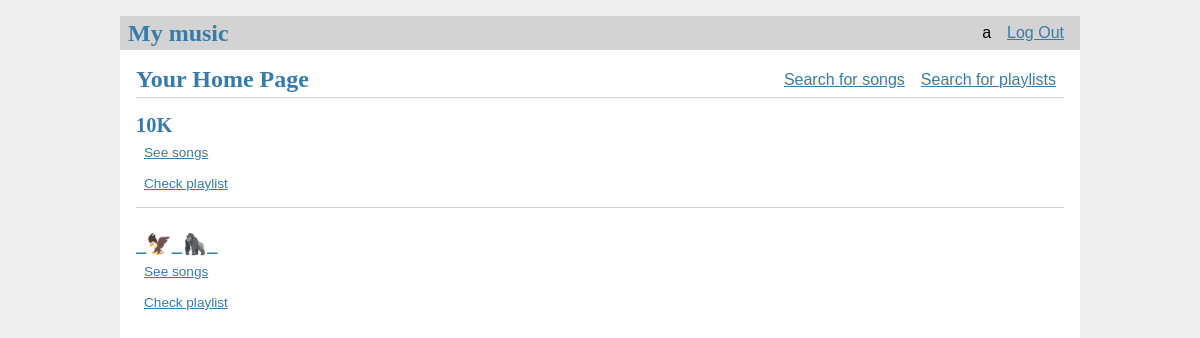
Page / (signed in) on the earlier database version.
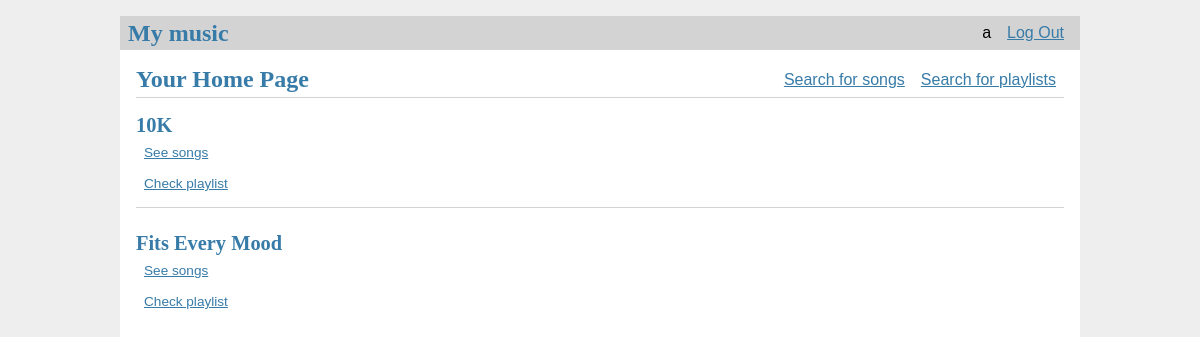
Same page on the later database version.
### tables this page shows
CREATE TABLE users (
  id INTEGER PRIMARY KEY AUTOINCREMENT,
  username TEXT UNIQUE NOT NULL,
  password TEXT NOT NULL
);

CREATE TABLE playlists (
  id TEXT PRIMARY KEY,
  name TEXT NOT NULL,
  user_id INTEGER NOT NULL,
  spotify_url TEXT,
  FOREIGN KEY (user_id) REFERENCES users (id)
);

### music/home.py (the view)
@bp.route('/')
def index():
    user_id = session.get('user_id')
    if user_id != None:
        db = get_db()
        playlists = db.execute(
            f"""SELECT p.name, p.id
                FROM
                playlists p
                JOIN
                users_playlists up ON p.id=up.playlist_id
                WHERE up.user_id = {user_id}"""
        ).fetchall()
        return render_template('home/index.html', playlists=playlists)
    return redirect(url_for('auth.login'))

### music/auth.py (called while the page is built)
@bp.before_app_request
def load_logged_in_user():
    user_id = session.get('user_id')
    if user_id is None:
        g.user = None
    else:
        g.user = get_db().execute(
            'SELECT * FROM users WHERE id = ?', (user_id,)
        ).fetchone()

### music/db.py (called while the page is built)
def get_db():
    if 'db' not in g:
        g.db = sqlite3.connect(
            current_app.config['DATABASE'],
            detect_types=sqlite3.PARSE_DECLTYPES
        )
        g.db.row_factory = sqlite3.Row
    return g.db

### music/templates/home/index.html
{% extends 'base.html' %}
{% block header %}
  <h1>{% block title %}Your Home Page{% endblock %}</h1>
  <a class="action" href="{{ url_for('search.song') }}">Search for songs</a>
  <a class="action" href="{{ url_for('search.search_playlists') }}">Search for playlists</a>
{% endblock %}
{% block content %}
<div class="songs">
{% for playlist in playlists %}
<article class="song">
    <header>
        <div>
            <h1>{{ playlist['name'] }}</h1>
            <a class="action" href="/playlist/{{ playlist['id'] }}"">See songs</a>
            <a class="action" href="{{ url_for('playlist.check_playlist') }}?playlist_id={{ playlist['id'] }}">Check playlist</a>
        </div>
    </header>
</article>
{% if not loop.last %}
<hr>
{% endif %}
{% endfor %}
</div>
{% endblock %}

### music/templates/base.html (shortened to what this page needs)
<!doctype html>
<link rel="stylesheet" href="{{ url_for('static', filename='style.css') }}">
<nav>
  <h1>My music</h1>
  <ul>
    {% if g.user %}
      <li><span>{{ g.user['username'] }}</span>
      <li><a href="{{ url_for('auth.logout') }}">Log Out</a>
    {% else %}
      <li><a href="{{ url_for('auth.register') }}">Register</a>
      <li><a href="{{ url_for('auth.login') }}">Log In</a>
    {% endif %}
  </ul>
</nav>
<section class="content">
  <header>
    {% block header %}{% endblock %}
  </header>
  {% block content %}{% endblock %}
</section>

### music/static/style.css (style rules this page uses)
h1 { font-family: serif; color: #377ba8; margin: 1rem 0; }
a { color: #377ba8; }
hr { border: none; border-top: 1px solid lightgray; }
nav { background: lightgray; display: flex; align-items: center; padding: 0 0.5rem; }
nav h1 { flex: auto; margin: 0; }
nav ul { display: flex; list-style: none; margin: 0; padding: 0; }
nav ul li a, nav ul li span, header .action { display: block; padding: 0.5rem; }
.content { padding: 0 1rem 1rem; }
.content > header { border-bottom: 1px solid lightgray; display: flex; align-items: flex-end; }
.content > header h1 { flex: auto; margin: 1rem 0 0.25rem 0; }
.songs { height:500px; overflow:scroll; overflow-x:hidden; }
.song > header { display: flex; align-items: flex-end; font-size: 0.85em; }
.song > header > div:first-of-type { flex: auto; }
.song > header h1 { font-size: 1.5em; margin-bottom: 0; }
.content:last-child { margin-bottom: 0; }

Differences in the rows shown:
removed playlists: name "_🦅_🦍_"
added playlists: name "Fits Every Mood"
